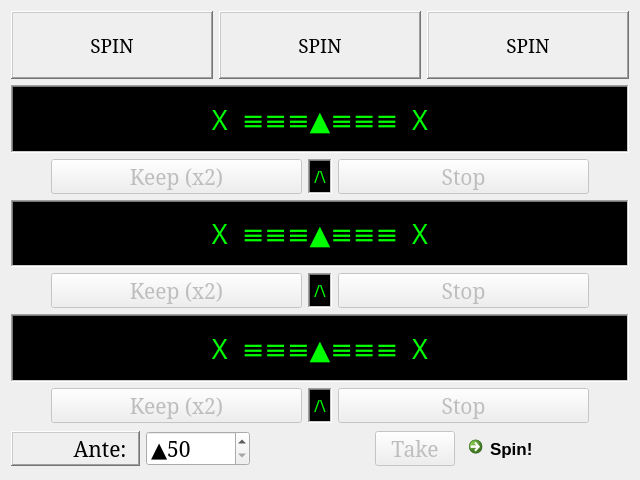
<?xml version="1.0" encoding="UTF-8"?>
<ui version="4.0">
 <class>Slots</class>
 <widget class="QWidget" name="Slots">
  <property name="geometry">
   <rect>
    <x>0</x>
    <y>0</y>
    <width>640</width>
    <height>480</height>
   </rect>
  </property>
  <property name="font">
   <font>
    <family>Garamond</family>
    <pointsize>12</pointsize>
   </font>
  </property>
  <property name="windowTitle">
   <string>Form</string>
  </property>
  <layout class="QGridLayout" name="gridLayout" rowstretch="2,2,1,2,1,2,1,1">
   <item row="1" column="0">
    <widget class="QLabel" name="Sl1">
     <property name="palette">
      <palette>
       <active>
        <colorrole role="WindowText">
         <brush brushstyle="SolidPattern">
          <color alpha="255">
           <red>0</red>
           <green>255</green>
           <blue>0</blue>
          </color>
         </brush>
        </colorrole>
        <colorrole role="Window">
         <brush brushstyle="SolidPattern">
          <color alpha="255">
           <red>0</red>
           <green>0</green>
           <blue>0</blue>
          </color>
         </brush>
        </colorrole>
       </active>
       <inactive>
        <colorrole role="WindowText">
         <brush brushstyle="SolidPattern">
          <color alpha="255">
           <red>0</red>
           <green>255</green>
           <blue>0</blue>
          </color>
         </brush>
        </colorrole>
        <colorrole role="Window">
         <brush brushstyle="SolidPattern">
          <color alpha="255">
           <red>0</red>
           <green>0</green>
           <blue>0</blue>
          </color>
         </brush>
        </colorrole>
       </inactive>
       <disabled>
        <colorrole role="Base">
         <brush brushstyle="SolidPattern">
          <color alpha="255">
           <red>0</red>
           <green>0</green>
           <blue>0</blue>
          </color>
         </brush>
        </colorrole>
        <colorrole role="Window">
         <brush brushstyle="SolidPattern">
          <color alpha="255">
           <red>0</red>
           <green>0</green>
           <blue>0</blue>
          </color>
         </brush>
        </colorrole>
       </disabled>
      </palette>
     </property>
     <property name="font">
      <font>
       <family>DSEG14 Classic</family>
       <pointsize>20</pointsize>
      </font>
     </property>
     <property name="focusPolicy">
      <enum>Qt::FocusPolicy::StrongFocus</enum>
     </property>
     <property name="autoFillBackground">
      <bool>true</bool>
     </property>
     <property name="frameShape">
      <enum>QFrame::Shape::WinPanel</enum>
     </property>
     <property name="frameShadow">
      <enum>QFrame::Shadow::Sunken</enum>
     </property>
     <property name="text">
      <string>X  ≡≡≡▲≡≡≡  X</string>
     </property>
     <property name="alignment">
      <set>Qt::AlignmentFlag::AlignCenter</set>
     </property>
     <property name="textInteractionFlags">
      <set>Qt::TextInteractionFlag::NoTextInteraction</set>
     </property>
    </widget>
   </item>
   <item row="7" column="0">
    <layout class="QHBoxLayout" name="horizontalLayout_4">
     <property name="spacing">
      <number>6</number>
     </property>
     <item>
      <widget class="QLabel" name="label">
       <property name="sizePolicy">
        <sizepolicy hsizetype="Preferred" vsizetype="Preferred">
         <horstretch>0</horstretch>
         <verstretch>0</verstretch>
        </sizepolicy>
       </property>
       <property name="minimumSize">
        <size>
         <width>0</width>
         <height>35</height>
        </size>
       </property>
       <property name="maximumSize">
        <size>
         <width>16777215</width>
         <height>35</height>
        </size>
       </property>
       <property name="font">
        <font>
         <family>Garamond</family>
         <pointsize>16</pointsize>
        </font>
       </property>
       <property name="frameShape">
        <enum>QFrame::Shape::WinPanel</enum>
       </property>
       <property name="frameShadow">
        <enum>QFrame::Shadow::Raised</enum>
       </property>
       <property name="text">
        <string>          Ante: </string>
       </property>
      </widget>
     </item>
     <item>
      <widget class="QSpinBox" name="Amount">
       <property name="sizePolicy">
        <sizepolicy hsizetype="Minimum" vsizetype="Fixed">
         <horstretch>0</horstretch>
         <verstretch>0</verstretch>
        </sizepolicy>
       </property>
       <property name="minimumSize">
        <size>
         <width>0</width>
         <height>35</height>
        </size>
       </property>
       <property name="maximumSize">
        <size>
         <width>16777215</width>
         <height>35</height>
        </size>
       </property>
       <property name="font">
        <font>
         <family>Garamond</family>
         <pointsize>16</pointsize>
        </font>
       </property>
       <property name="frame">
        <bool>true</bool>
       </property>
       <property name="prefix">
        <string>▲</string>
       </property>
       <property name="minimum">
        <number>50</number>
       </property>
       <property name="maximum">
        <number>99999</number>
       </property>
      </widget>
     </item>
     <item>
      <spacer name="horizontalSpacer">
       <property name="orientation">
        <enum>Qt::Orientation::Horizontal</enum>
       </property>
       <property name="sizeHint" stdset="0">
        <size>
         <width>40</width>
         <height>20</height>
        </size>
       </property>
      </spacer>
     </item>
     <item>
      <widget class="QPushButton" name="Take">
       <property name="enabled">
        <bool>false</bool>
       </property>
       <property name="sizePolicy">
        <sizepolicy hsizetype="Minimum" vsizetype="Fixed">
         <horstretch>0</horstretch>
         <verstretch>1</verstretch>
        </sizepolicy>
       </property>
       <property name="minimumSize">
        <size>
         <width>0</width>
         <height>35</height>
        </size>
       </property>
       <property name="maximumSize">
        <size>
         <width>16777215</width>
         <height>35</height>
        </size>
       </property>
       <property name="font">
        <font>
         <family>Garamond</family>
         <pointsize>16</pointsize>
        </font>
       </property>
       <property name="text">
        <string>Take</string>
       </property>
      </widget>
     </item>
     <item>
      <widget class="QCommandLinkButton" name="Spin">
       <property name="sizePolicy">
        <sizepolicy hsizetype="Preferred" vsizetype="Preferred">
         <horstretch>0</horstretch>
         <verstretch>0</verstretch>
        </sizepolicy>
       </property>
       <property name="minimumSize">
        <size>
         <width>0</width>
         <height>0</height>
        </size>
       </property>
       <property name="maximumSize">
        <size>
         <width>16777215</width>
         <height>40</height>
        </size>
       </property>
       <property name="font">
        <font>
         <family>Segoe UI</family>
         <pointsize>13</pointsize>
         <kerning>true</kerning>
        </font>
       </property>
       <property name="text">
        <string>Spin!</string>
       </property>
       <property name="default">
        <bool>true</bool>
       </property>
      </widget>
     </item>
    </layout>
   </item>
   <item row="4" column="0">
    <layout class="QHBoxLayout" name="horizontalLayout_2">
     <item>
      <spacer name="horizontalSpacer_6">
       <property name="orientation">
        <enum>Qt::Orientation::Horizontal</enum>
       </property>
       <property name="sizeHint" stdset="0">
        <size>
         <width>40</width>
         <height>20</height>
        </size>
       </property>
      </spacer>
     </item>
     <item>
      <widget class="QPushButton" name="Keep2">
       <property name="enabled">
        <bool>false</bool>
       </property>
       <property name="sizePolicy">
        <sizepolicy hsizetype="Minimum" vsizetype="Fixed">
         <horstretch>2</horstretch>
         <verstretch>0</verstretch>
        </sizepolicy>
       </property>
       <property name="minimumSize">
        <size>
         <width>0</width>
         <height>35</height>
        </size>
       </property>
       <property name="maximumSize">
        <size>
         <width>16777215</width>
         <height>35</height>
        </size>
       </property>
       <property name="font">
        <font>
         <family>Garamond</family>
         <pointsize>16</pointsize>
        </font>
       </property>
       <property name="layoutDirection">
        <enum>Qt::LayoutDirection::RightToLeft</enum>
       </property>
       <property name="autoFillBackground">
        <bool>true</bool>
       </property>
       <property name="text">
        <string>Keep (x2)</string>
       </property>
       <property name="checkable">
        <bool>true</bool>
       </property>
      </widget>
     </item>
     <item>
      <widget class="QLabel" name="label_3">
       <property name="palette">
        <palette>
         <active>
          <colorrole role="WindowText">
           <brush brushstyle="SolidPattern">
            <color alpha="255">
             <red>0</red>
             <green>255</green>
             <blue>0</blue>
            </color>
           </brush>
          </colorrole>
          <colorrole role="Window">
           <brush brushstyle="SolidPattern">
            <color alpha="255">
             <red>0</red>
             <green>0</green>
             <blue>0</blue>
            </color>
           </brush>
          </colorrole>
         </active>
         <inactive>
          <colorrole role="WindowText">
           <brush brushstyle="SolidPattern">
            <color alpha="255">
             <red>0</red>
             <green>255</green>
             <blue>0</blue>
            </color>
           </brush>
          </colorrole>
          <colorrole role="Window">
           <brush brushstyle="SolidPattern">
            <color alpha="255">
             <red>0</red>
             <green>0</green>
             <blue>0</blue>
            </color>
           </brush>
          </colorrole>
         </inactive>
         <disabled>
          <colorrole role="Base">
           <brush brushstyle="SolidPattern">
            <color alpha="255">
             <red>0</red>
             <green>0</green>
             <blue>0</blue>
            </color>
           </brush>
          </colorrole>
          <colorrole role="Window">
           <brush brushstyle="SolidPattern">
            <color alpha="255">
             <red>0</red>
             <green>0</green>
             <blue>0</blue>
            </color>
           </brush>
          </colorrole>
         </disabled>
        </palette>
       </property>
       <property name="font">
        <font>
         <family>DSEG14 Classic</family>
         <pointsize>12</pointsize>
        </font>
       </property>
       <property name="autoFillBackground">
        <bool>true</bool>
       </property>
       <property name="frameShape">
        <enum>QFrame::Shape::WinPanel</enum>
       </property>
       <property name="frameShadow">
        <enum>QFrame::Shadow::Sunken</enum>
       </property>
       <property name="text">
        <string>/\</string>
       </property>
      </widget>
     </item>
     <item>
      <widget class="QPushButton" name="Stop2">
       <property name="enabled">
        <bool>false</bool>
       </property>
       <property name="sizePolicy">
        <sizepolicy hsizetype="Minimum" vsizetype="Fixed">
         <horstretch>2</horstretch>
         <verstretch>0</verstretch>
        </sizepolicy>
       </property>
       <property name="minimumSize">
        <size>
         <width>0</width>
         <height>35</height>
        </size>
       </property>
       <property name="maximumSize">
        <size>
         <width>16777215</width>
         <height>35</height>
        </size>
       </property>
       <property name="font">
        <font>
         <family>Garamond</family>
         <pointsize>16</pointsize>
        </font>
       </property>
       <property name="text">
        <string>Stop</string>
       </property>
      </widget>
     </item>
     <item>
      <spacer name="horizontalSpacer_7">
       <property name="orientation">
        <enum>Qt::Orientation::Horizontal</enum>
       </property>
       <property name="sizeHint" stdset="0">
        <size>
         <width>40</width>
         <height>20</height>
        </size>
       </property>
      </spacer>
     </item>
    </layout>
   </item>
   <item row="2" column="0">
    <layout class="QHBoxLayout" name="horizontalLayout">
     <item>
      <spacer name="horizontalSpacer_3">
       <property name="orientation">
        <enum>Qt::Orientation::Horizontal</enum>
       </property>
       <property name="sizeHint" stdset="0">
        <size>
         <width>40</width>
         <height>20</height>
        </size>
       </property>
      </spacer>
     </item>
     <item>
      <widget class="QPushButton" name="Keep1">
       <property name="enabled">
        <bool>false</bool>
       </property>
       <property name="sizePolicy">
        <sizepolicy hsizetype="Minimum" vsizetype="Fixed">
         <horstretch>2</horstretch>
         <verstretch>0</verstretch>
        </sizepolicy>
       </property>
       <property name="minimumSize">
        <size>
         <width>0</width>
         <height>35</height>
        </size>
       </property>
       <property name="maximumSize">
        <size>
         <width>16777215</width>
         <height>35</height>
        </size>
       </property>
       <property name="font">
        <font>
         <family>Garamond</family>
         <pointsize>16</pointsize>
        </font>
       </property>
       <property name="layoutDirection">
        <enum>Qt::LayoutDirection::RightToLeft</enum>
       </property>
       <property name="autoFillBackground">
        <bool>true</bool>
       </property>
       <property name="text">
        <string>Keep (x2)</string>
       </property>
       <property name="checkable">
        <bool>true</bool>
       </property>
      </widget>
     </item>
     <item>
      <widget class="QLabel" name="label_2">
       <property name="palette">
        <palette>
         <active>
          <colorrole role="WindowText">
           <brush brushstyle="SolidPattern">
            <color alpha="255">
             <red>0</red>
             <green>255</green>
             <blue>0</blue>
            </color>
           </brush>
          </colorrole>
          <colorrole role="Window">
           <brush brushstyle="SolidPattern">
            <color alpha="255">
             <red>0</red>
             <green>0</green>
             <blue>0</blue>
            </color>
           </brush>
          </colorrole>
         </active>
         <inactive>
          <colorrole role="WindowText">
           <brush brushstyle="SolidPattern">
            <color alpha="255">
             <red>0</red>
             <green>255</green>
             <blue>0</blue>
            </color>
           </brush>
          </colorrole>
          <colorrole role="Window">
           <brush brushstyle="SolidPattern">
            <color alpha="255">
             <red>0</red>
             <green>0</green>
             <blue>0</blue>
            </color>
           </brush>
          </colorrole>
         </inactive>
         <disabled>
          <colorrole role="Base">
           <brush brushstyle="SolidPattern">
            <color alpha="255">
             <red>0</red>
             <green>0</green>
             <blue>0</blue>
            </color>
           </brush>
          </colorrole>
          <colorrole role="Window">
           <brush brushstyle="SolidPattern">
            <color alpha="255">
             <red>0</red>
             <green>0</green>
             <blue>0</blue>
            </color>
           </brush>
          </colorrole>
         </disabled>
        </palette>
       </property>
       <property name="font">
        <font>
         <family>DSEG14 Classic</family>
         <pointsize>12</pointsize>
        </font>
       </property>
       <property name="autoFillBackground">
        <bool>true</bool>
       </property>
       <property name="frameShape">
        <enum>QFrame::Shape::WinPanel</enum>
       </property>
       <property name="frameShadow">
        <enum>QFrame::Shadow::Sunken</enum>
       </property>
       <property name="text">
        <string>/\</string>
       </property>
      </widget>
     </item>
     <item>
      <widget class="QPushButton" name="Stop1">
       <property name="enabled">
        <bool>false</bool>
       </property>
       <property name="sizePolicy">
        <sizepolicy hsizetype="Minimum" vsizetype="Fixed">
         <horstretch>2</horstretch>
         <verstretch>0</verstretch>
        </sizepolicy>
       </property>
       <property name="minimumSize">
        <size>
         <width>0</width>
         <height>35</height>
        </size>
       </property>
       <property name="maximumSize">
        <size>
         <width>16777215</width>
         <height>35</height>
        </size>
       </property>
       <property name="font">
        <font>
         <family>Garamond</family>
         <pointsize>16</pointsize>
        </font>
       </property>
       <property name="text">
        <string>Stop</string>
       </property>
      </widget>
     </item>
     <item>
      <spacer name="horizontalSpacer_4">
       <property name="orientation">
        <enum>Qt::Orientation::Horizontal</enum>
       </property>
       <property name="sizeHint" stdset="0">
        <size>
         <width>40</width>
         <height>20</height>
        </size>
       </property>
      </spacer>
     </item>
    </layout>
   </item>
   <item row="6" column="0">
    <layout class="QHBoxLayout" name="horizontalLayout_3">
     <item>
      <spacer name="horizontalSpacer_8">
       <property name="orientation">
        <enum>Qt::Orientation::Horizontal</enum>
       </property>
       <property name="sizeHint" stdset="0">
        <size>
         <width>40</width>
         <height>20</height>
        </size>
       </property>
      </spacer>
     </item>
     <item>
      <widget class="QPushButton" name="Keep3">
       <property name="enabled">
        <bool>false</bool>
       </property>
       <property name="sizePolicy">
        <sizepolicy hsizetype="Minimum" vsizetype="Fixed">
         <horstretch>2</horstretch>
         <verstretch>0</verstretch>
        </sizepolicy>
       </property>
       <property name="minimumSize">
        <size>
         <width>0</width>
         <height>35</height>
        </size>
       </property>
       <property name="maximumSize">
        <size>
         <width>16777215</width>
         <height>35</height>
        </size>
       </property>
       <property name="font">
        <font>
         <family>Garamond</family>
         <pointsize>16</pointsize>
        </font>
       </property>
       <property name="layoutDirection">
        <enum>Qt::LayoutDirection::RightToLeft</enum>
       </property>
       <property name="autoFillBackground">
        <bool>false</bool>
       </property>
       <property name="styleSheet">
        <string notr="true">border-color: rgb(0, 255, 0);</string>
       </property>
       <property name="text">
        <string>Keep (x2)</string>
       </property>
       <property name="checkable">
        <bool>true</bool>
       </property>
      </widget>
     </item>
     <item>
      <widget class="QLabel" name="label_4">
       <property name="palette">
        <palette>
         <active>
          <colorrole role="WindowText">
           <brush brushstyle="SolidPattern">
            <color alpha="255">
             <red>0</red>
             <green>255</green>
             <blue>0</blue>
            </color>
           </brush>
          </colorrole>
          <colorrole role="Window">
           <brush brushstyle="SolidPattern">
            <color alpha="255">
             <red>0</red>
             <green>0</green>
             <blue>0</blue>
            </color>
           </brush>
          </colorrole>
         </active>
         <inactive>
          <colorrole role="WindowText">
           <brush brushstyle="SolidPattern">
            <color alpha="255">
             <red>0</red>
             <green>255</green>
             <blue>0</blue>
            </color>
           </brush>
          </colorrole>
          <colorrole role="Window">
           <brush brushstyle="SolidPattern">
            <color alpha="255">
             <red>0</red>
             <green>0</green>
             <blue>0</blue>
            </color>
           </brush>
          </colorrole>
         </inactive>
         <disabled>
          <colorrole role="Base">
           <brush brushstyle="SolidPattern">
            <color alpha="255">
             <red>0</red>
             <green>0</green>
             <blue>0</blue>
            </color>
           </brush>
          </colorrole>
          <colorrole role="Window">
           <brush brushstyle="SolidPattern">
            <color alpha="255">
             <red>0</red>
             <green>0</green>
             <blue>0</blue>
            </color>
           </brush>
          </colorrole>
         </disabled>
        </palette>
       </property>
       <property name="font">
        <font>
         <family>DSEG14 Classic</family>
         <pointsize>12</pointsize>
        </font>
       </property>
       <property name="autoFillBackground">
        <bool>true</bool>
       </property>
       <property name="frameShape">
        <enum>QFrame::Shape::WinPanel</enum>
       </property>
       <property name="frameShadow">
        <enum>QFrame::Shadow::Sunken</enum>
       </property>
       <property name="text">
        <string>/\</string>
       </property>
      </widget>
     </item>
     <item>
      <widget class="QPushButton" name="Stop3">
       <property name="enabled">
        <bool>false</bool>
       </property>
       <property name="sizePolicy">
        <sizepolicy hsizetype="Minimum" vsizetype="Fixed">
         <horstretch>2</horstretch>
         <verstretch>0</verstretch>
        </sizepolicy>
       </property>
       <property name="minimumSize">
        <size>
         <width>0</width>
         <height>35</height>
        </size>
       </property>
       <property name="maximumSize">
        <size>
         <width>16777215</width>
         <height>35</height>
        </size>
       </property>
       <property name="font">
        <font>
         <family>Garamond</family>
         <pointsize>16</pointsize>
        </font>
       </property>
       <property name="text">
        <string>Stop</string>
       </property>
      </widget>
     </item>
     <item>
      <spacer name="horizontalSpacer_9">
       <property name="orientation">
        <enum>Qt::Orientation::Horizontal</enum>
       </property>
       <property name="sizeHint" stdset="0">
        <size>
         <width>40</width>
         <height>20</height>
        </size>
       </property>
      </spacer>
     </item>
    </layout>
   </item>
   <item row="3" column="0">
    <widget class="QLabel" name="Sl2">
     <property name="palette">
      <palette>
       <active>
        <colorrole role="WindowText">
         <brush brushstyle="SolidPattern">
          <color alpha="255">
           <red>0</red>
           <green>255</green>
           <blue>0</blue>
          </color>
         </brush>
        </colorrole>
        <colorrole role="Window">
         <brush brushstyle="SolidPattern">
          <color alpha="255">
           <red>0</red>
           <green>0</green>
           <blue>0</blue>
          </color>
         </brush>
        </colorrole>
       </active>
       <inactive>
        <colorrole role="WindowText">
         <brush brushstyle="SolidPattern">
          <color alpha="255">
           <red>0</red>
           <green>255</green>
           <blue>0</blue>
          </color>
         </brush>
        </colorrole>
        <colorrole role="Window">
         <brush brushstyle="SolidPattern">
          <color alpha="255">
           <red>0</red>
           <green>0</green>
           <blue>0</blue>
          </color>
         </brush>
        </colorrole>
       </inactive>
       <disabled>
        <colorrole role="Base">
         <brush brushstyle="SolidPattern">
          <color alpha="255">
           <red>0</red>
           <green>0</green>
           <blue>0</blue>
          </color>
         </brush>
        </colorrole>
        <colorrole role="Window">
         <brush brushstyle="SolidPattern">
          <color alpha="255">
           <red>0</red>
           <green>0</green>
           <blue>0</blue>
          </color>
         </brush>
        </colorrole>
       </disabled>
      </palette>
     </property>
     <property name="font">
      <font>
       <family>DSEG14 Classic</family>
       <pointsize>20</pointsize>
      </font>
     </property>
     <property name="focusPolicy">
      <enum>Qt::FocusPolicy::StrongFocus</enum>
     </property>
     <property name="autoFillBackground">
      <bool>true</bool>
     </property>
     <property name="frameShape">
      <enum>QFrame::Shape::WinPanel</enum>
     </property>
     <property name="frameShadow">
      <enum>QFrame::Shadow::Sunken</enum>
     </property>
     <property name="text">
      <string>X  ≡≡≡▲≡≡≡  X</string>
     </property>
     <property name="alignment">
      <set>Qt::AlignmentFlag::AlignCenter</set>
     </property>
     <property name="textInteractionFlags">
      <set>Qt::TextInteractionFlag::NoTextInteraction</set>
     </property>
    </widget>
   </item>
   <item row="5" column="0">
    <widget class="QLabel" name="Sl3">
     <property name="palette">
      <palette>
       <active>
        <colorrole role="WindowText">
         <brush brushstyle="SolidPattern">
          <color alpha="255">
           <red>0</red>
           <green>255</green>
           <blue>0</blue>
          </color>
         </brush>
        </colorrole>
        <colorrole role="Window">
         <brush brushstyle="SolidPattern">
          <color alpha="255">
           <red>0</red>
           <green>0</green>
           <blue>0</blue>
          </color>
         </brush>
        </colorrole>
       </active>
       <inactive>
        <colorrole role="WindowText">
         <brush brushstyle="SolidPattern">
          <color alpha="255">
           <red>0</red>
           <green>255</green>
           <blue>0</blue>
          </color>
         </brush>
        </colorrole>
        <colorrole role="Window">
         <brush brushstyle="SolidPattern">
          <color alpha="255">
           <red>0</red>
           <green>0</green>
           <blue>0</blue>
          </color>
         </brush>
        </colorrole>
       </inactive>
       <disabled>
        <colorrole role="Base">
         <brush brushstyle="SolidPattern">
          <color alpha="255">
           <red>0</red>
           <green>0</green>
           <blue>0</blue>
          </color>
         </brush>
        </colorrole>
        <colorrole role="Window">
         <brush brushstyle="SolidPattern">
          <color alpha="255">
           <red>0</red>
           <green>0</green>
           <blue>0</blue>
          </color>
         </brush>
        </colorrole>
       </disabled>
      </palette>
     </property>
     <property name="font">
      <font>
       <family>DSEG14 Classic</family>
       <pointsize>20</pointsize>
      </font>
     </property>
     <property name="focusPolicy">
      <enum>Qt::FocusPolicy::StrongFocus</enum>
     </property>
     <property name="autoFillBackground">
      <bool>true</bool>
     </property>
     <property name="frameShape">
      <enum>QFrame::Shape::WinPanel</enum>
     </property>
     <property name="frameShadow">
      <enum>QFrame::Shadow::Sunken</enum>
     </property>
     <property name="text">
      <string>X  ≡≡≡▲≡≡≡  X</string>
     </property>
     <property name="alignment">
      <set>Qt::AlignmentFlag::AlignCenter</set>
     </property>
     <property name="textInteractionFlags">
      <set>Qt::TextInteractionFlag::NoTextInteraction</set>
     </property>
    </widget>
   </item>
   <item row="0" column="0">
    <layout class="QHBoxLayout" name="horizontalLayout_5">
     <item>
      <widget class="QLabel" name="L1">
       <property name="font">
        <font>
         <family>Garamond</family>
         <pointsize>14</pointsize>
        </font>
       </property>
       <property name="autoFillBackground">
        <bool>false</bool>
       </property>
       <property name="frameShape">
        <enum>QFrame::Shape::WinPanel</enum>
       </property>
       <property name="frameShadow">
        <enum>QFrame::Shadow::Raised</enum>
       </property>
       <property name="text">
        <string>SPIN</string>
       </property>
       <property name="alignment">
        <set>Qt::AlignmentFlag::AlignCenter</set>
       </property>
      </widget>
     </item>
     <item>
      <widget class="QLabel" name="L2">
       <property name="font">
        <font>
         <family>Garamond</family>
         <pointsize>14</pointsize>
        </font>
       </property>
       <property name="autoFillBackground">
        <bool>false</bool>
       </property>
       <property name="frameShape">
        <enum>QFrame::Shape::WinPanel</enum>
       </property>
       <property name="frameShadow">
        <enum>QFrame::Shadow::Raised</enum>
       </property>
       <property name="text">
        <string>SPIN</string>
       </property>
       <property name="alignment">
        <set>Qt::AlignmentFlag::AlignCenter</set>
       </property>
      </widget>
     </item>
     <item>
      <widget class="QLabel" name="L3">
       <property name="font">
        <font>
         <family>Garamond</family>
         <pointsize>14</pointsize>
        </font>
       </property>
       <property name="autoFillBackground">
        <bool>false</bool>
       </property>
       <property name="frameShape">
        <enum>QFrame::Shape::WinPanel</enum>
       </property>
       <property name="frameShadow">
        <enum>QFrame::Shadow::Raised</enum>
       </property>
       <property name="text">
        <string>SPIN</string>
       </property>
       <property name="alignment">
        <set>Qt::AlignmentFlag::AlignCenter</set>
       </property>
      </widget>
     </item>
    </layout>
   </item>
  </layout>
 </widget>
 <resources/>
 <connections/>
</ui>
